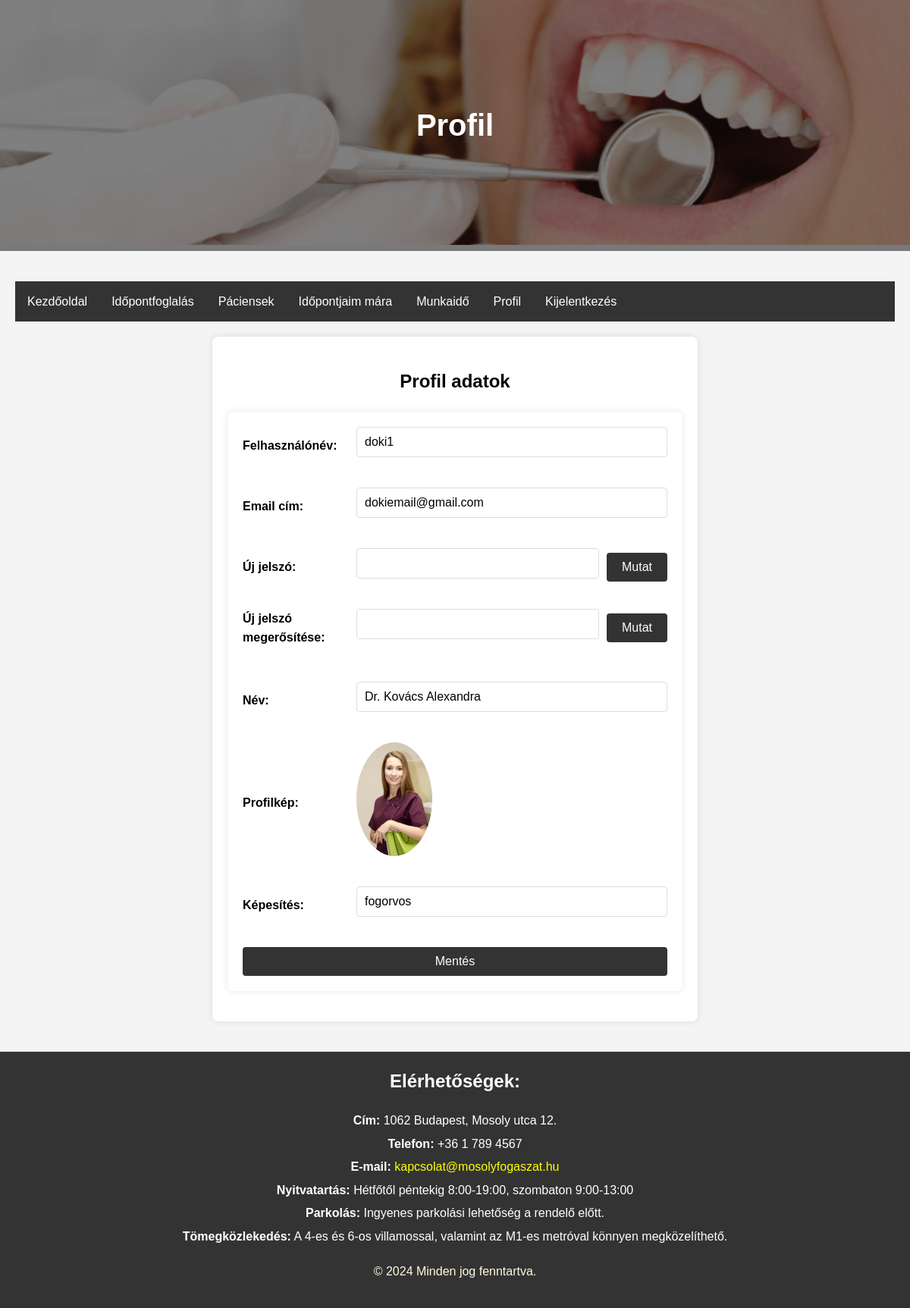
/profile/ (signed in), run on the app's committed database.
### rendeloweboldal/models.py (models this page shows, shortened)
class RendeloUser(AbstractUser):
    id = models.CharField(max_length=64, primary_key=True, default=str(uuid4()))  # FHIR resource identifier
    email = models.EmailField(unique=True)
    USERNAME_FIELD = 'email'
    REQUIRED_FIELDS = ['username']

class Doctor(models.Model):
    id = models.CharField(max_length=64, primary_key=True)  # FHIR resource identifier
    name = models.CharField(max_length=255)
    photo = models.ImageField(upload_to='doctor_pictures/', null=True, blank=True)  # FHIR 'photo' field
    qualification = models.TextField(null=True, blank=True)  # FHIR 'qualification' field

### rendeloweboldal/views.py (the view)
# urls.py: path('profile/', views.profile_view, name='profile'),
@login_required
def profile_view(request):
    user = request.user
    patient_form = None
    doctor_form = None
    if user.is_superuser:
        patient_form = None
    elif user.is_staff:
        doctor = get_object_or_404(Doctor, id=user.id)
        doctor_form = DoctorForm(request.POST or None, request.FILES or None, instance=doctor)
    else:
        try:
            patient = get_object_or_404(Patient, id=user.id)
            patient_form = PatientForm(request.POST or None, instance=patient)
        except Patient.DoesNotExist:
            patient_form = None
    if request.method == 'POST':
        form = ProfileForm(request.POST, request.FILES, instance=user)
        if form.is_valid():
            user = form.save(commit=False)
            if form.cleaned_data['password1']:
                user.set_password(form.cleaned_data['password1'])
            user.save()
            if patient_form and patient_form.is_valid():
                patient_form.save()
            if doctor_form and doctor_form.is_valid():
                doctor_form.save()
            update_session_auth_hash(request, user)
            logger.info("Profile updated successfully")
            return redirect('profile')
        else:
            logger.error("Profile form is not valid: %s", form.errors)
    else:
        form = ProfileForm(instance=user)
    appointments = Appointment.objects.filter(patient=user.id, status='booked') if not user.is_superuser and not hasattr(user, 'doctor') else None
    now = timezone.now()
    return render(request, 'profile.html', {'form': form, 'patient_form': patient_form, 'doctor_form': doctor_form, 'appointments': appointments, 'now': now})

### rendeloweboldal/forms.py (shortened to what this page needs)
class ProfileForm(forms.ModelForm):
    password1 = forms.CharField(widget=forms.PasswordInput, label='Új jelszó', required=False)
    password2 = forms.CharField(widget=forms.PasswordInput, label='Új jelszó megerősítése', required=False)
    class Meta:
        model = RendeloUser
        fields = ['username', 'email', 'password1', 'password2']
    username = forms.CharField(
        max_length=255,
        label='Felhasználónév',
        validators=[RegexValidator(
            regex=r'^[\w.@+\-_]+$',
            message='Enter a valid username. This value may contain only letters, numbers, and @/./+/-/_ characters.'
        )]
    )
    email = forms.EmailField(label='Email cím', widget=forms.EmailInput(attrs={'style': 'width: 100%;'}))

class DoctorForm(forms.ModelForm):
    class Meta:
        model = Doctor
        fields = ['name', 'photo', 'qualification']
    name = forms.CharField(max_length=255, label='Név')
    photo = forms.ImageField(label='Fénykép', required=False, widget=forms.ClearableFileInput(attrs={'class': 'custom-file-input'}))
    qualification = forms.CharField(max_length=255, label='Képesítés')
    def __init__(self, *args, **kwargs):
        super().__init__(*args, **kwargs)
        self.fields['photo'].widget.attrs.update({'class': 'custom-file-input'})
        self.fields['photo'].label = 'Fénykép'
        self.fields['photo'].help_text = ''

### rendeloweboldal/templates/profile.html (shortened to what this page needs)
{% load static %}
<!DOCTYPE html>
<html lang="hu">
<head>
    <link rel="stylesheet" href="{% static 'css/style.css' %}">
</head>
<body>
    <header>
        <div class="header-container">
            <img src="{% static 'images/fooldal_kep.png' %}" alt="Főoldal fotó" class="header-image">
            <div class="overlay">
                <h1 class="header-title">Profil</h1>
            </div>
        </div>
    </header>
    <main>
        <nav>
            <ul class="navbar">
                <li><a href="{% url 'home' %}">Kezdőoldal</a></li>
                <li><a href="{% url 'book' %}">Időpontfoglalás</a></li>
                {% if user.is_authenticated and user.is_staff and not user.is_superuser %}
                    <li><a href="{% url 'patients' %}">Páciensek</a></li>
                    <li><a href="{% url 'appointments_today' %}">Időpontjaim mára</a></li>
                    <li><a href="{% url 'working_hours' %}">Munkaidő</a></li>
                {% endif %}
                {% if user.is_authenticated %}
                    <li><a href="{% url 'profile' %}">Profil</a></li>
                    <li><a href="{% url 'logout' %}">Kijelentkezés</a></li>
                {% else %}
                    <li><a href="{% url 'login' %}">Bejelentkezés</a></li>
                {% endif %}
            </ul>
        </nav>
        <section class="profile">
            <h2>Profil adatok</h2>
            <form method="post" enctype="multipart/form-data" onsubmit="return validatePasswords()">
                <div class="form-group">
                    <label for="id_username">Felhasználónév:</label>
                    {{ form.username }}
                </div>
                <div class="form-group">
                    <label for="id_email">Email cím:</label>
                    {{ form.email }}
                </div>
                <div class="form-group">
                    <label for="id_password1">Új jelszó:</label>
                    {{ form.password1 }}
                    <button type="button" onclick="togglePasswordVisibility('id_password1')">Mutat</button>
                </div>
                <div class="form-group">
                    <label for="id_password2">Új jelszó megerősítése:</label>
                    {{ form.password2 }}
                    <button type="button" onclick="togglePasswordVisibility('id_password2')">Mutat</button>
                </div>
                {% if doctor_form %}
                    <div class="form-group">
                        <label for="id_name">Név:</label>
                        {{ doctor_form.name }}
                    </div>
                    <div class="form-group">
                        <label for="id_photo">Profilkép:</label>
                        <div class="photo-container">
                            {% if doctor_form.instance.photo %}
                                <img id="current-photo" src="{{ doctor_form.instance.photo.url }}" alt="Profilkép" class="profile-image">
                            {% endif %}
                        </div>
                    </div>
                    <div class="form-group">
                        <label for="id_qualification">Képesítés:</label>
                        {{ doctor_form.qualification }}
                    </div>
                {% endif %}
                <button type="submit">Mentés</button>
            </form>
        </section>
    </main>
    <footer>
        <div class="contact-info">
            <h2>Elérhetőségek:</h2>
            <p><strong>Cím:</strong> 1062 Budapest, Mosoly utca 12.</p>
            <p><strong>Telefon:</strong> +36 1 789 4567</p>
            <p><strong>E-mail:</strong> <a href="mailto:kapcsolat@mosolyfogaszat.hu">kapcsolat@mosolyfogaszat.hu</a></p>
            <p><strong>Nyitvatartás:</strong> Hétfőtől péntekig 8:00-19:00, szombaton 9:00-13:00</p>
            <p><strong>Parkolás:</strong> Ingyenes parkolási lehetőség a rendelő előtt.</p>
            <p><strong>Tömegközlekedés:</strong> A 4-es és 6-os villamossal, valamint az M1-es metróval könnyen megközelíthető.</p>
        </div>
        <p class="copy">&copy; 2024 Minden jog fenntartva.</p>
    </footer>
</body>
</html>

### rendeloweboldal/static/Css/style.css (style rules this page uses)
body { font-family: Arial, sans-serif; line-height: 1.6; margin: 0; padding: 0; background-color: #f4f4f4; }
header { margin-bottom: 20px; }
.header-container { position: relative; text-align: center; color: white; }
.header-image { width: 100%; height: auto; }
.overlay { position: absolute; top: 0; left: 0; width: 100%; height: 100%; background-color: rgba(0, 0, 0, 0.5); display: flex; justify-content: center; align-items: center; }
.header-title { font-size: 2.5em; font-weight: bold; color: white; }
main { padding: 20px; }
form { background-color: white; padding: 20px; margin-bottom: 20px; border-radius: 8px; box-shadow: 0 0 10px rgba(0, 0, 0, 0.1); }
form label { font-weight: bold; }
form input, form select, form textarea { padding: 10px; border: 1px solid #ddd; border-radius: 4px; font-size: 1em; width: 100%; margin-bottom: 10px; }
form button { padding: 10px 20px; border: none; border-radius: 4px; background-color: #333; color: white; font-size: 1em; cursor: pointer; transition: background-color 0.3s; }
button[type="button"] { margin-left: 10px; padding: 5px 10px; background-color: #333; color: white; border: none; border-radius: 4px; cursor: pointer; transition: background-color 0.3s; }
.navbar { list-style-type: none; margin: 0; padding: 0; overflow: hidden; background-color: #333; }
.navbar li { float: left; }
.navbar li a { display: block; color: white; text-align: center; padding: 14px 16px; text-decoration: none; }
footer { background-color: #333; color: white; padding: 20px; text-align: center; }
.contact-info { margin-bottom: 20px; }
.contact-info h2 { margin-top: 0; }
.contact-info p { margin: 5px 0; }
.contact-info a { color: #ffcc00; text-decoration: none; }
.contact-info a[href^="mailto:"] { color: yellow; text-decoration: none; }
.copy { color: cornsilk; }
a[href^="mailto:"] { color: yellow; text-decoration: none; }
.profile-image { max-width: 150px; max-height: 150px; border-radius: 50%; display: block; margin-bottom: 10px; }
section.profile { background-color: white; padding: 20px; margin: 20px auto; border-radius: 8px; box-shadow: 0 0 10px rgba(0, 0, 0, 0.1); max-width: 600px; }
section.profile h2 { text-align: center; }
section.profile form { display: flex; flex-direction: column; gap: 15px; }
section.profile label { font-weight: bold; }
section.profile input, section.profile select, section.profile textarea { padding: 10px; border: 1px solid #ddd; border-radius: 4px; font-size: 1em; width: 100%; margin-bottom: 10px; }
section.profile button { padding: 10px 20px; border: none; border-radius: 4px; background-color: #333; color: white; font-size: 1em; cursor: pointer; transition: background-color 0.3s; }
section.profile .form-group { display: flex; align-items: center; margin-bottom: 15px; }
section.profile .form-group label { flex: 0 0 150px; font-weight: bold; }
section.profile .form-group input, section.profile .form-group select, section.profile .form-group textarea { flex: 1; padding: 10px; border: 1px solid #ddd; border-radius: 4px; font-size: 1em; background-color: white; cursor: text; }
button { padding: 10px 20px; border: none; border-radius: 4px; background-color: #333; color: white; font-size: 1em; cursor: pointer; transition: background-color 0.3s; }

### data on the page
RendeloUser: username "doki1", email "dokiemail@gmail.com"
Doctor: name "Dr. Kovács Alexandra", instance.photo (picture), qualification "fogorvos"
